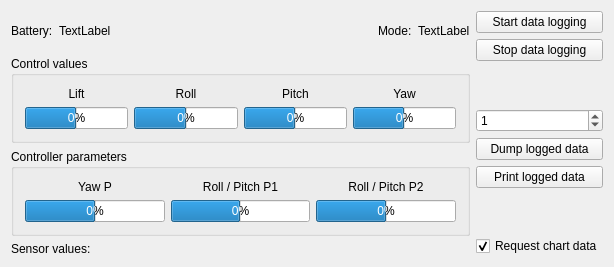
<?xml version="1.0" encoding="UTF-8"?>
<ui version="4.0">
 <class>DroneController</class>
 <widget class="QWidget" name="DroneController">
  <property name="geometry">
   <rect>
    <x>0</x>
    <y>0</y>
    <width>614</width>
    <height>267</height>
   </rect>
  </property>
  <property name="focusPolicy">
   <enum>Qt::StrongFocus</enum>
  </property>
  <property name="windowTitle">
   <string>DroneController</string>
  </property>
  <layout class="QHBoxLayout" name="horizontalLayout_6">
   <item>
    <layout class="QVBoxLayout" name="verticalLayout_9">
     <item>
      <layout class="QHBoxLayout" name="horizontalLayout_5">
       <item>
        <layout class="QHBoxLayout" name="horizontalLayout_3">
         <item>
          <widget class="QLabel" name="label_9">
           <property name="text">
            <string>Battery:</string>
           </property>
          </widget>
         </item>
         <item>
          <widget class="QLabel" name="lblBattery">
           <property name="text">
            <string>TextLabel</string>
           </property>
          </widget>
         </item>
        </layout>
       </item>
       <item>
        <spacer name="horizontalSpacer">
         <property name="orientation">
          <enum>Qt::Horizontal</enum>
         </property>
         <property name="sizeHint" stdset="0">
          <size>
           <width>40</width>
           <height>20</height>
          </size>
         </property>
        </spacer>
       </item>
       <item>
        <layout class="QHBoxLayout" name="horizontalLayout_4">
         <item>
          <widget class="QLabel" name="label_5">
           <property name="text">
            <string>Mode:</string>
           </property>
          </widget>
         </item>
         <item>
          <widget class="QLabel" name="lblMode">
           <property name="text">
            <string>TextLabel</string>
           </property>
          </widget>
         </item>
        </layout>
       </item>
      </layout>
     </item>
     <item>
      <layout class="QVBoxLayout" name="verticalLayout_8">
       <item>
        <widget class="QGroupBox" name="groupBox">
         <property name="title">
          <string>Control values</string>
         </property>
         <layout class="QHBoxLayout" name="horizontalLayout">
          <item>
           <layout class="QVBoxLayout" name="verticalLayout">
            <item>
             <widget class="QLabel" name="label">
              <property name="text">
               <string>Lift</string>
              </property>
              <property name="alignment">
               <set>Qt::AlignCenter</set>
              </property>
             </widget>
            </item>
            <item>
             <widget class="QProgressBar" name="valLift">
              <property name="minimum">
               <number>-100</number>
              </property>
              <property name="value">
               <number>0</number>
              </property>
              <property name="format">
               <string>%v%</string>
              </property>
             </widget>
            </item>
           </layout>
          </item>
          <item>
           <layout class="QVBoxLayout" name="verticalLayout_2">
            <item>
             <widget class="QLabel" name="label_2">
              <property name="text">
               <string>Roll</string>
              </property>
              <property name="alignment">
               <set>Qt::AlignCenter</set>
              </property>
             </widget>
            </item>
            <item>
             <widget class="QProgressBar" name="valRoll">
              <property name="minimum">
               <number>-100</number>
              </property>
              <property name="value">
               <number>0</number>
              </property>
              <property name="format">
               <string>%v%</string>
              </property>
             </widget>
            </item>
           </layout>
          </item>
          <item>
           <layout class="QVBoxLayout" name="verticalLayout_3">
            <item>
             <widget class="QLabel" name="label_6">
              <property name="text">
               <string>Pitch</string>
              </property>
              <property name="alignment">
               <set>Qt::AlignCenter</set>
              </property>
             </widget>
            </item>
            <item>
             <widget class="QProgressBar" name="valPitch">
              <property name="minimum">
               <number>-100</number>
              </property>
              <property name="value">
               <number>0</number>
              </property>
              <property name="format">
               <string>%v%</string>
              </property>
             </widget>
            </item>
           </layout>
          </item>
          <item>
           <layout class="QVBoxLayout" name="verticalLayout_4">
            <item>
             <widget class="QLabel" name="label_7">
              <property name="text">
               <string>Yaw</string>
              </property>
              <property name="alignment">
               <set>Qt::AlignCenter</set>
              </property>
             </widget>
            </item>
            <item>
             <widget class="QProgressBar" name="valYaw">
              <property name="minimum">
               <number>-100</number>
              </property>
              <property name="value">
               <number>0</number>
              </property>
              <property name="format">
               <string>%v%</string>
              </property>
             </widget>
            </item>
           </layout>
          </item>
         </layout>
        </widget>
       </item>
       <item>
        <widget class="QGroupBox" name="groupBox_2">
         <property name="title">
          <string>Controller parameters</string>
         </property>
         <layout class="QHBoxLayout" name="horizontalLayout_2">
          <item>
           <layout class="QVBoxLayout" name="verticalLayout_5">
            <item>
             <widget class="QLabel" name="label_3">
              <property name="text">
               <string>Yaw P</string>
              </property>
              <property name="alignment">
               <set>Qt::AlignCenter</set>
              </property>
             </widget>
            </item>
            <item>
             <widget class="QProgressBar" name="valPYaw">
              <property name="minimum">
               <number>-100</number>
              </property>
              <property name="value">
               <number>0</number>
              </property>
              <property name="format">
               <string>%v%</string>
              </property>
             </widget>
            </item>
           </layout>
          </item>
          <item>
           <layout class="QVBoxLayout" name="verticalLayout_7">
            <item>
             <widget class="QLabel" name="label_8">
              <property name="text">
               <string>Roll / Pitch P1</string>
              </property>
              <property name="alignment">
               <set>Qt::AlignCenter</set>
              </property>
             </widget>
            </item>
            <item>
             <widget class="QProgressBar" name="valP1RP">
              <property name="minimum">
               <number>-100</number>
              </property>
              <property name="value">
               <number>0</number>
              </property>
              <property name="format">
               <string>%v%</string>
              </property>
             </widget>
            </item>
           </layout>
          </item>
          <item>
           <layout class="QVBoxLayout" name="verticalLayout_6">
            <item>
             <widget class="QLabel" name="label_4">
              <property name="text">
               <string>Roll / Pitch P2</string>
              </property>
              <property name="alignment">
               <set>Qt::AlignCenter</set>
              </property>
             </widget>
            </item>
            <item>
             <widget class="QProgressBar" name="valP2RP">
              <property name="minimum">
               <number>-100</number>
              </property>
              <property name="value">
               <number>0</number>
              </property>
              <property name="format">
               <string>%v%</string>
              </property>
             </widget>
            </item>
           </layout>
          </item>
         </layout>
        </widget>
       </item>
       <item>
        <widget class="QLabel" name="label_10">
         <property name="text">
          <string>Sensor values:</string>
         </property>
        </widget>
       </item>
      </layout>
     </item>
    </layout>
   </item>
   <item>
    <layout class="QVBoxLayout" name="verticalLayout_10">
     <item>
      <widget class="QPushButton" name="btnStartLogging">
       <property name="focusPolicy">
        <enum>Qt::NoFocus</enum>
       </property>
       <property name="text">
        <string>Start data logging</string>
       </property>
      </widget>
     </item>
     <item>
      <widget class="QPushButton" name="btnStopLogging">
       <property name="focusPolicy">
        <enum>Qt::NoFocus</enum>
       </property>
       <property name="text">
        <string>Stop data logging</string>
       </property>
      </widget>
     </item>
     <item>
      <spacer name="verticalSpacer">
       <property name="orientation">
        <enum>Qt::Vertical</enum>
       </property>
       <property name="sizeHint" stdset="0">
        <size>
         <width>20</width>
         <height>40</height>
        </size>
       </property>
      </spacer>
     </item>
     <item>
      <widget class="QSpinBox" name="tmp">
       <property name="focusPolicy">
        <enum>Qt::ClickFocus</enum>
       </property>
       <property name="minimum">
        <number>0</number>
       </property>
       <property name="maximum">
        <number>32767</number>
       </property>
       <property name="value">
        <number>1</number>
       </property>
      </widget>
     </item>
     <item>
      <widget class="QPushButton" name="btnLogDumpedData">
       <property name="focusPolicy">
        <enum>Qt::NoFocus</enum>
       </property>
       <property name="text">
        <string>Dump logged data</string>
       </property>
      </widget>
     </item>
     <item>
      <widget class="QPushButton" name="btnPrintLoggedData">
       <property name="focusPolicy">
        <enum>Qt::NoFocus</enum>
       </property>
       <property name="text">
        <string>Print logged data</string>
       </property>
      </widget>
     </item>
     <item>
      <spacer name="verticalSpacer_2">
       <property name="orientation">
        <enum>Qt::Vertical</enum>
       </property>
       <property name="sizeHint" stdset="0">
        <size>
         <width>20</width>
         <height>40</height>
        </size>
       </property>
      </spacer>
     </item>
     <item>
      <widget class="QCheckBox" name="cbRequestChartData">
       <property name="focusPolicy">
        <enum>Qt::NoFocus</enum>
       </property>
       <property name="text">
        <string>Request chart data</string>
       </property>
       <property name="checked">
        <bool>true</bool>
       </property>
      </widget>
     </item>
    </layout>
   </item>
  </layout>
 </widget>
 <layoutdefault spacing="6" margin="11"/>
 <resources/>
 <connections/>
</ui>
